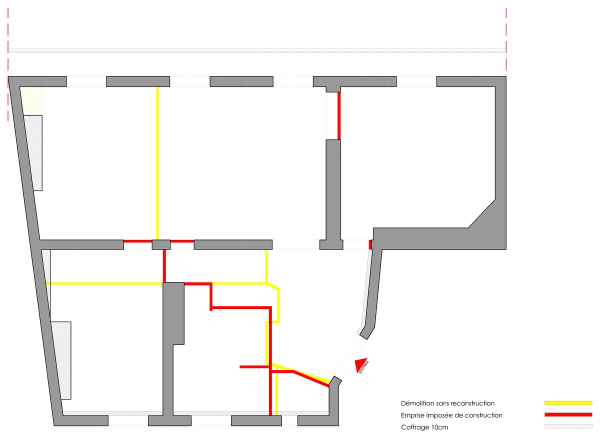
#> input picture assets/img/plans/appartement-haussmannien/02-1200.webp, 1200 x 877 px, given in place of planT1-1.png, which was not available (shown at 1/2 size)
$ python prepare.py ../../assets/img/plans/appartement-haussmannien/02-1200.webp ../../assets/img/plans/appartement-haussmannien/03-2400.webp
#> lines starting #> are read from the running program, lines starting #| are printed output that depends on the picture; after the words box and inside, x2 and y2 are one past the last pixel; in counts of white or black regions, pixels touching at a corner belong together; pictures that were not available may be replaced by others from this repository, and a replacement may not be noted
# Prépare les données de la maquette 3D d'un chantier à partir de ses vrais plans (repère : plan projet T1).
import sys, json, os, numpy as np, cv2
from scipy import ndimage as nd
P = sys.argv[1]; OUT = sys.argv[2]; os.makedirs(OUT, exist_ok=True)
PXM = 300 / 25.4 / 50 * 1000          # pixels par mètre (plan au 1:50 scanné à 300 dpi) = 236.2
R = (840, 534, 4352, 3088)              # zone utile dans le repère du plan T1
W, H = R[2] - R[0], R[3] - R[1]
def load(name, dx=0, dy=0):
    a = cv2.imread(f"{P}/{name}")[..., ::-1]
    x0, y0 = R[0] + dx, R[1] + dy
    return np.ascontiguousarray(a[y0:y0 + H, x0:x0 + W])
def wallmask(a):
    a = a.astype(int); r, g, b = a[..., 0], a[..., 1], a[..., 2]
#> after `a = a.astype(int)`:
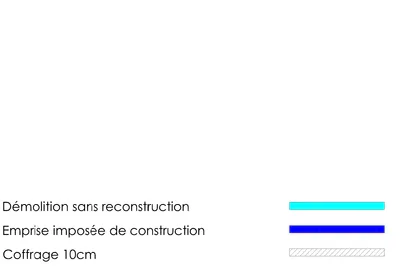
#> a: shape (277, 400, 3) int64; mean B, G, R 252, 250.5, 249
#> after `r, g, b = (a[..., 0], a[..., 1], a[..., 2])`:
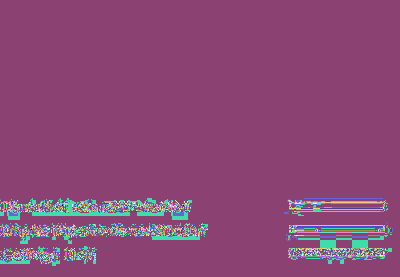
#> r: shape (277, 400) int64; 219 distinct labels, from 0 to 255; one colour per label, 0 black
#> after `r, g, b = (a[..., 0], a[..., 1], a[..., 2])`:
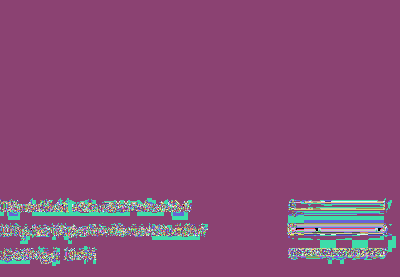
#> g: shape (277, 400) int64; 233 distinct labels, from 0 to 255; one colour per label, 0 black
#> after `r, g, b = (a[..., 0], a[..., 1], a[..., 2])`:
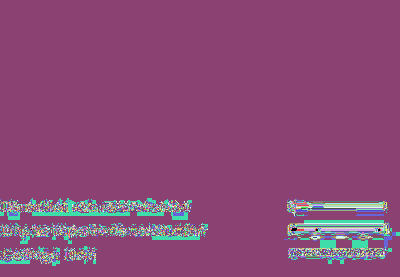
#> b: shape (277, 400) int64; 237 distinct labels, from 0 to 255; one colour per label, 0 black
    m = (abs(r - g) < 10) & (abs(g - b) < 10) & (r > 100) & (r < 185)
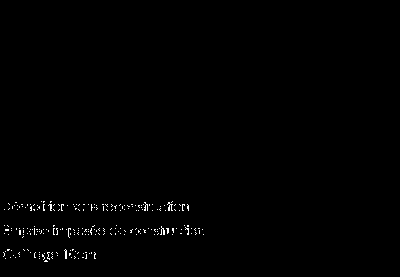
#> m: shape (277, 400) bool; 0.61% white in thin lines or dots, all inside (x1, y1, x2, y2) = (3, 201, 204, 262)
    return nd.binary_opening(m, structure=np.ones((15, 15)))
#> returned value: shape (277, 400) bool; every value is 0
# décalages des plans par rapport à T1 (cadres des murs)
def bbox(m):
    ys, xs = np.where(m); return xs.min(), ys.min(), xs.max(), ys.max()
#> after `ys, xs = np.where(m)`: ys = empty array; xs = empty array
full = lambda n: cv2.imread(f"{P}/{n}")[..., ::-1]
#> (the run stopped early here; a loop or call above may not have finished)

$ run again, on assets/img/plans/appartement-haussmannien/03-2400.webp
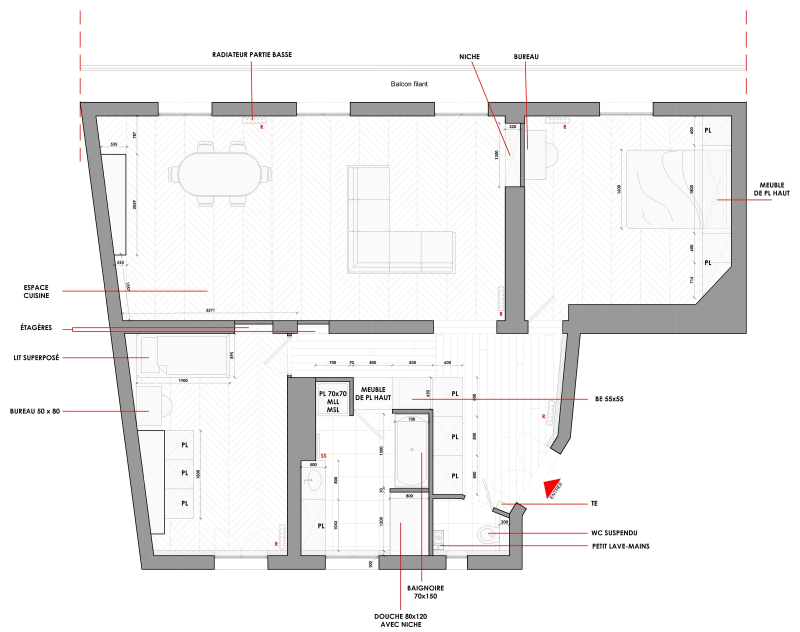
#> input picture assets/img/plans/appartement-haussmannien/03-2400.webp, 2400 x 1894 px, given in place of planT1-1.png, which was not available (shown at 1/3 size)
#> r: shape (1294, 1600) int64; 256 distinct labels, from 0 to 255
#> g: shape (1294, 1600) int64; 256 distinct labels, from 0 to 255
#> in wallmask, `m = (abs(r - g) < 10) & (abs(g - b) < 10) & (r > 100) & (r < 185)`:
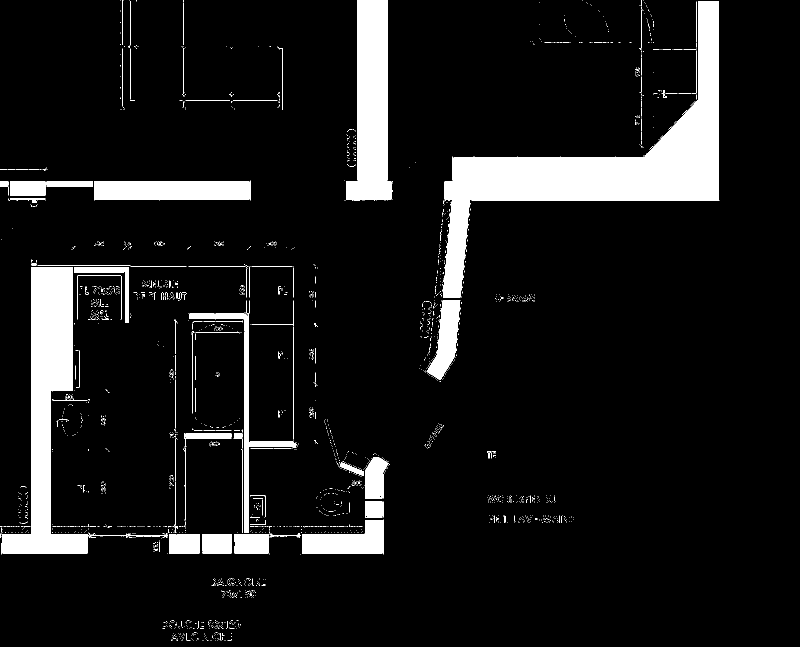
#> m: shape (1294, 1600) bool (shown at 1/2 size); 9.4% white; 2597 white regions (2488 under 20 px), largest, box (x1, y1, x2, y2) and area: (886, 3, 1438, 595) 71691, (5, 534, 175, 1107) 38321, (692, 0, 783, 399) 23604
#> ref = (5, 0, 1437, 1106)

$ run again, on assets/img/plans/appartement-haussmannien/04-1200.webp
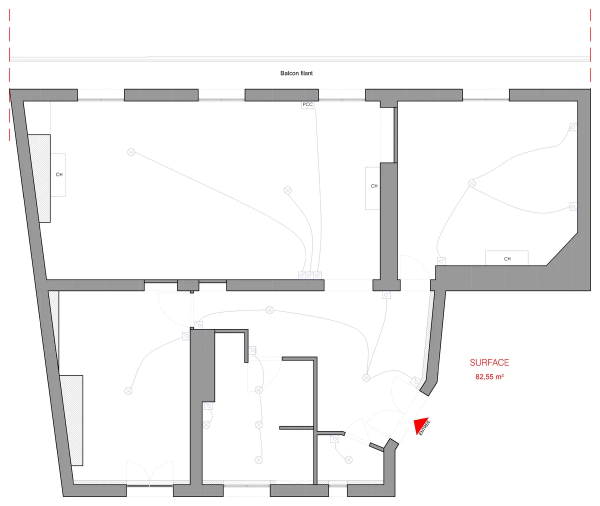
#> input picture assets/img/plans/appartement-haussmannien/04-1200.webp, 1200 x 1012 px, given in place of planT1-1.png, which was not available (shown at 1/2 size)
#> r: shape (412, 400) int64; 243 distinct labels, from 0 to 255
#> g: shape (412, 400) int64; 256 distinct labels, from 0 to 255
#> in wallmask, `m = (abs(r - g) < 10) & (abs(g - b) < 10) & (r > 100) & (r < 185)`:
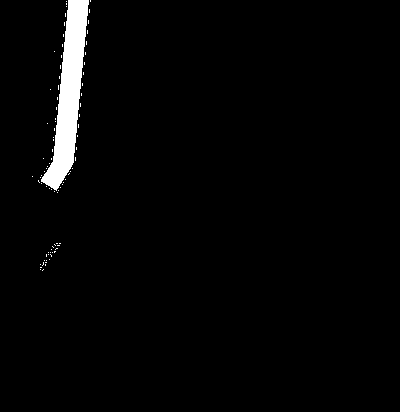
#> m: shape (412, 400) bool; 2.5% white; 87 white regions (86 under 20 px), largest, box (x1, y1, x2, y2) and area: (41, 0, 89, 191) 3863
#> ys = 3527 values from 0 to 172; xs = 3527 values, max 87 at index 19, min 53 at index 3202, mean 69.97
#> ref = (53, 0, 87, 172)
